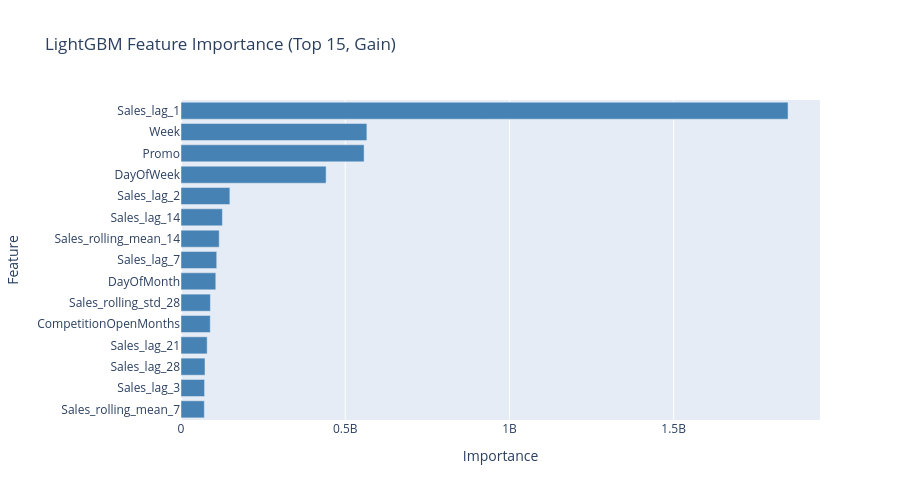

Notebook code cell kept with this figure:
### Code cell
# Feature importance
importance = pd.DataFrame({
    'feature': feature_cols,
    'importance': model.feature_importance(importance_type='gain')
}).sort_values('importance', ascending=True).tail(15)

fig = go.Figure(go.Bar(
    x=importance['importance'],
    y=importance['feature'],
    orientation='h',
    marker_color='steelblue'
))

fig.update_layout(
    title='LightGBM Feature Importance (Top 15, Gain)',
    xaxis_title='Importance',
    yaxis_title='Feature',
    height=500
)
fig.show()

print("\nTop 10 features:")
print(importance.tail(10)[['feature', 'importance']].to_string())

### Figure 1 — Plotly figure (JSON) as saved in the notebook; plotly's stock layout.template omitted (floating-point values rounded to 4 significant figures)
{"data": [{"marker": {"color": "steelblue"}, "orientation": "h", "type": "bar", "x": [71020000.0, 71750000.0, 73120000.0, 79650000.0, 89080000.0, 89480000.0, 105900000.0, 108800000.0, 116400000.0, 126000000.0, 148800000.0, 441800000.0, 557400000.0, 565900000.0, 1848000000.0], "y": ["Sales_rolling_mean_7", "Sales_lag_3", "Sales_lag_28", "Sales_lag_21", "CompetitionOpenMonths", "Sales_rolling_std_28", "DayOfMonth", "Sales_lag_7", "Sales_rolling_mean_14", "Sales_lag_14", "Sales_lag_2", "DayOfWeek", "Promo", "Week", "Sales_lag_1"]}], "layout": {"height": 500, "title": {"text": "LightGBM Feature Importance (Top 15, Gain)"}, "xaxis": {"title": {"text": "Importance"}}, "yaxis": {"title": {"text": "Feature"}}}}
